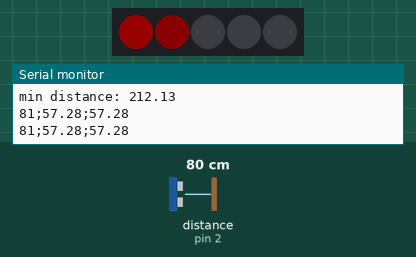
This program was run on a simulated Arduino Nano, built with avr-gcc and run on an emulated ATmega328P. Parts: 5 RGB LEDs in strip order, left to right, the last lines printed to the serial monitor. The test bench sets the inputs (shaded band); at power-on: distance to the obstacle (sensor on pin 2) 80 cm. The echo pulse lasts 58.3 µs per cm; dim RGB values are drawn brighter than linear.

Above: at 1.11 s.
1.3 s: distance to the obstacle (sensor on pin 2) set to 250 cm
At 1.82 s:
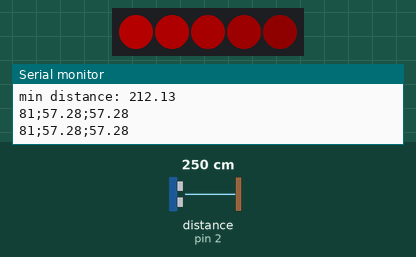
4.0 s: distance to the obstacle (sensor on pin 2) set to 35 cm
At 5.17 s:
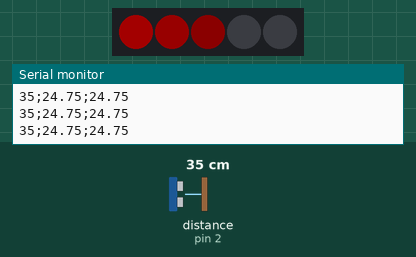
5.5 s: distance to the obstacle (sensor on pin 2) set to 299 cm
At 5.73 s:
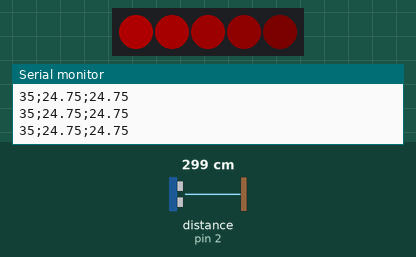
Timing chart, 0 to 8.6 s (numbered marks = the images above; inputs shaded):
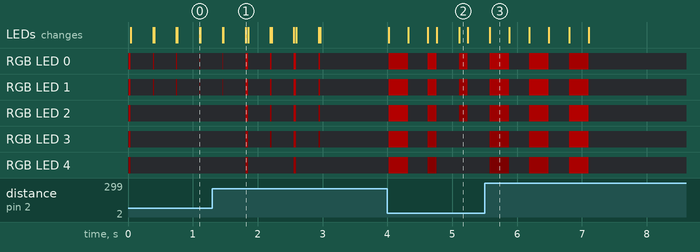

Measured:
- after the input at 1.3 s, the LEDs: first differ from a run without the input after 0.51 s (image 1)
- after the input at 4.0 s, RGB LED 0: off → RGB(44, 0, 0) at once, → off 0.30 s later, → RGB(56, 0, 0) 0.30 s later, → off 0.14 s later, … (6 changes in this stretch); RGB LED 1: off → RGB(56, 0, 0) at once, → off 0.30 s later, → RGB(44, 0, 0) 0.30 s later, → off 0.14 s later, … (6 changes in this stretch)

The program:

main.cpp
```cpp
#include <Arduino.h>

#include <config.h>
#include <helper.h>
#include <animation.h>
#include <distance-sensor.h>

DistanceSensor sensor;
Animation animation;

// timers
unsigned long now;
unsigned long sensorTimer = 0;
unsigned long warnTimer = 0;
unsigned long dataTimer = 0;

byte ledSpeed = 1;

void setup()
{
  Serial.begin(9600);

  Serial.println("distance-warner connected!");

  Serial.print("min distance: ");
  Serial.println(sensor.getMinDistance());

  animation.setup();
}

void loop()
{
  now = millis();

  if (now >= sensorTimer)
  {
    sensorTimer = now + PING_SPEED;

    sensor.measure();

    if (sensor.isTooClose())
    {
      warnTimer = millis() + WARN_DURATION;
      ledSpeed = Helper::getLedSpeed(sensor);

      animation.start();

      if (now >= dataTimer)
      {
        dataTimer = millis() + BLUETOOTH_SPEED;

        // send data via serial port
        Serial.print(sensor.getDistance());
        Serial.print(";");
        Serial.print(sensor.getDistanceSide());
        Serial.print(";");
        Serial.println(sensor.getDistanceRear());
      }
    }
  }

  if (now > warnTimer)
  {
    animation.stop();
  }

  animation.loop(ledSpeed);
}
```

animation.cpp
```cpp
#include <animation.h>

void Animation::setup()
{
    FastLED
        .addLeds<LED_TYPE, LED_PIN, COLOR_ORDER>(leds, NUM_LEDS)
        .setCorrection(TypicalLEDStrip);
    FastLED.setBrightness(BRIGHTNESS);
}

void Animation::start()
{
    if (isRunning)
    {
        return;
    }

    isRunning = true;
    currentPalette = getAnimationPalette();
}

void Animation::stop()
{
    if (!isRunning)
    {
        return;
    }

    isRunning = false;
    currentPalette = getEmptyPalette();
}

CRGBPalette16 Animation::getEmptyPalette()
{
    CRGBPalette16 result;

    fill_solid(result, 16, CRGB::Black);

    return result;
}

CRGBPalette16 Animation::getAnimationPalette()
{
    CRGBPalette16 result;

    // 'black out' all 16 palette entries...
    fill_solid(result, 16, CRGB::Black);

    // and set every fourth one to white.
    result[0] = CRGB::Red;
    result[4] = CRGB::Red;
    result[8] = CRGB::Red;
    result[12] = CRGB::Red;

    return result;
}

void Animation::loop(byte speed)
{
    index += speed; // motion speed

    FillLEDsFromPaletteColors(index);

    FastLED.show();
    FastLED.delay(1000 / UPDATES_PER_SECOND);
}

void Animation::FillLEDsFromPaletteColors(uint8_t colorIndex)
{
    uint8_t brightness = 255;

    for (int i = 0; i < NUM_LEDS; i++)
    {
        leds[i] = ColorFromPalette(currentPalette, colorIndex, brightness, LINEARBLEND);

        colorIndex += 3;
    }
}
```

animation.h
```cpp
#ifndef Animation_h
#define Animation_h

#include <FastLED.h>

#include <config.h>

class Animation
{
public:
  void setup();
  void start();
  void stop();
  void loop(byte speed);

private:
  CRGBPalette16 currentPalette = getEmptyPalette();
  CRGB leds[NUM_LEDS];
  bool isRunning = false;
  uint8_t index = 0;

  CRGBPalette16 getEmptyPalette();
  CRGBPalette16 getAnimationPalette();
  void FillLEDsFromPaletteColors(uint8_t colorIndex);
};
#endif
```

distance-sensor.cpp
```cpp
#include <distance-sensor.h>

DistanceSensor::DistanceSensor()
    : sonar(TRIGGER_PIN, ECHO_PIN, MAX_DISTANCE),
      sensorAngleRad(SENSOR_ANGLE * (M_PI / 180)),         // calc deg to rad
      minDistance(MIN_SIDE_DISTANCE / cos(sensorAngleRad)) // cos(a) = ank / hyp)
{
}

void DistanceSensor::measure()
{
    distance = sonar.ping_cm();
    distanceSide = cos(sensorAngleRad) * distance;
    distanceRear = sin(sensorAngleRad) * distance;
}

unsigned int DistanceSensor::getDistance()
{
    return distance;
}

double DistanceSensor::getDistanceSide()
{
    return distanceSide;
}

double DistanceSensor::getDistanceRear()
{
    return distanceRear;
}

double DistanceSensor::getMinDistance()
{
    return minDistance;
}

bool DistanceSensor::isTooClose()
{
    if (distance <= 0)
    {
        return false;
    }

    return distance <= minDistance;
}
```

distance-sensor.h
```cpp
#ifndef DistanceSensor_h
#define DistanceSensor_h

#include <NewPing.h>
#include <config.h>

class DistanceSensor
{

public:
  DistanceSensor();

  void measure();
  unsigned int getDistance();
  double getDistanceSide();
  double getDistanceRear();
  double getMinDistance();
  bool isTooClose();

private:
  NewPing sonar;

  const float sensorAngleRad;
  const double minDistance;

  unsigned int distance;

  double distanceSide;
  double distanceRear;
};
#endif
```

helper.cpp
```cpp
#include <helper.h>

unsigned int Helper::getLedSpeed(DistanceSensor sensor)
{
    // TODO use percent values to release dependency to fixed warn distance

    if (sensor.getDistance() <= 50)
    {
        return 3;
    }

    if (sensor.getDistance() <= 100)
    {
        return 2;
    }

    return 1;
}
```

helper.h
```cpp
#ifndef Helper_h
#define Helper_h

#include <distance-sensor.h>

class Helper
{
public:
  static unsigned int getLedSpeed(DistanceSensor sensor);

private:
};
#endif
```

config.h
```cpp
// ultra sonic sensor
#define TRIGGER_PIN 3
#define ECHO_PIN 2
#define MAX_DISTANCE 250      // cm
#define SENSOR_ANGLE 45       // deg
#define MIN_SIDE_DISTANCE 150 // cm
#define PING_SPEED 250        // ms

// led
#define NUM_LEDS 5
#define LED_PIN 5
#define BRIGHTNESS 64
#define LED_TYPE WS2811
#define COLOR_ORDER GRB
#define UPDATES_PER_SECOND 200

#define WARN_DURATION 2000  // ms
#define BLUETOOTH_SPEED 500 // ms
```
